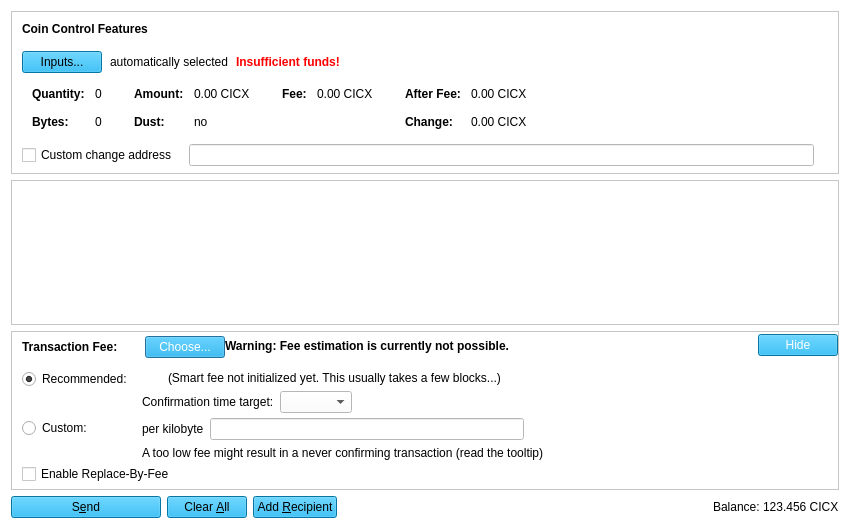
<?xml version="1.0" encoding="UTF-8"?>
<ui version="4.0">
 <class>SendCoinsDialog</class>
 <widget class="QDialog" name="SendCoinsDialog">
  <property name="geometry">
   <rect>
    <x>0</x>
    <y>0</y>
    <width>850</width>
    <height>526</height>
   </rect>
  </property>
  <property name="windowTitle">
   <string>Send Coins</string>
  </property>
  <property name="styleSheet">
   <string notr="true">background-color: rgb(255, 255, 255);</string>
  </property>
  <layout class="QVBoxLayout" name="verticalLayout" stretch="0,1,0,0">
   <property name="bottomMargin">
    <number>8</number>
   </property>
   <item>
    <widget class="QFrame" name="frameCoinControl">
     <property name="sizePolicy">
      <sizepolicy hsizetype="Expanding" vsizetype="Expanding">
       <horstretch>0</horstretch>
       <verstretch>0</verstretch>
      </sizepolicy>
     </property>
     <property name="maximumSize">
      <size>
       <width>16777215</width>
       <height>16777215</height>
      </size>
     </property>
     <property name="frameShape">
      <enum>QFrame::StyledPanel</enum>
     </property>
     <property name="frameShadow">
      <enum>QFrame::Sunken</enum>
     </property>
     <layout class="QVBoxLayout" name="verticalLayoutCoinControl2">
      <property name="spacing">
       <number>0</number>
      </property>
      <property name="leftMargin">
       <number>0</number>
      </property>
      <property name="topMargin">
       <number>0</number>
      </property>
      <property name="rightMargin">
       <number>0</number>
      </property>
      <property name="bottomMargin">
       <number>6</number>
      </property>
      <item>
       <layout class="QVBoxLayout" name="verticalLayoutCoinControl" stretch="0,0,0,0,1">
        <property name="spacing">
         <number>0</number>
        </property>
        <property name="leftMargin">
         <number>10</number>
        </property>
        <property name="topMargin">
         <number>10</number>
        </property>
        <item>
         <layout class="QHBoxLayout" name="horizontalLayoutCoinControl1">
          <property name="bottomMargin">
           <number>15</number>
          </property>
          <item>
           <widget class="QLabel" name="labelCoinControlFeatures">
            <property name="sizePolicy">
             <sizepolicy hsizetype="Preferred" vsizetype="Maximum">
              <horstretch>0</horstretch>
              <verstretch>0</verstretch>
             </sizepolicy>
            </property>
            <property name="font">
             <font>
              <weight>75</weight>
              <bold>true</bold>
             </font>
            </property>
            <property name="styleSheet">
             <string notr="true">font-weight:bold;</string>
            </property>
            <property name="text">
             <string>Coin Control Features</string>
            </property>
           </widget>
          </item>
         </layout>
        </item>
        <item>
         <layout class="QHBoxLayout" name="horizontalLayoutCoinControl2" stretch="0,0,0,0">
          <property name="spacing">
           <number>8</number>
          </property>
          <property name="bottomMargin">
           <number>10</number>
          </property>
          <item>
           <widget class="QPushButton" name="pushButtonCoinControl">
            <property name="styleSheet">
             <string notr="true">background-color: rgb(10, 164, 227);</string>
            </property>
            <property name="text">
             <string>Inputs...</string>
            </property>
            <property name="autoDefault">
             <bool>false</bool>
            </property>
           </widget>
          </item>
          <item>
           <widget class="QLabel" name="labelCoinControlAutomaticallySelected">
            <property name="text">
             <string>automatically selected</string>
            </property>
            <property name="margin">
             <number>5</number>
            </property>
           </widget>
          </item>
          <item>
           <widget class="QLabel" name="labelCoinControlInsuffFunds">
            <property name="font">
             <font>
              <weight>75</weight>
              <bold>true</bold>
             </font>
            </property>
            <property name="styleSheet">
             <string notr="true">color:red;font-weight:bold;</string>
            </property>
            <property name="text">
             <string>Insufficient funds!</string>
            </property>
            <property name="margin">
             <number>5</number>
            </property>
           </widget>
          </item>
          <item>
           <spacer name="horizontalSpacerCoinControl">
            <property name="orientation">
             <enum>Qt::Horizontal</enum>
            </property>
            <property name="sizeHint" stdset="0">
             <size>
              <width>40</width>
              <height>1</height>
             </size>
            </property>
           </spacer>
          </item>
         </layout>
        </item>
        <item>
         <widget class="QWidget" name="widgetCoinControl" native="true">
          <property name="sizePolicy">
           <sizepolicy hsizetype="Preferred" vsizetype="Preferred">
            <horstretch>0</horstretch>
            <verstretch>0</verstretch>
           </sizepolicy>
          </property>
          <property name="minimumSize">
           <size>
            <width>0</width>
            <height>0</height>
           </size>
          </property>
          <property name="styleSheet">
           <string notr="true"/>
          </property>
          <layout class="QHBoxLayout" name="horizontalLayoutCoinControl5">
           <property name="leftMargin">
            <number>0</number>
           </property>
           <property name="topMargin">
            <number>0</number>
           </property>
           <property name="rightMargin">
            <number>0</number>
           </property>
           <property name="bottomMargin">
            <number>0</number>
           </property>
           <item>
            <layout class="QHBoxLayout" name="horizontalLayoutCoinControl3" stretch="0,0,0,1">
             <property name="spacing">
              <number>20</number>
             </property>
             <property name="topMargin">
              <number>0</number>
             </property>
             <property name="bottomMargin">
              <number>10</number>
             </property>
             <item>
              <layout class="QFormLayout" name="formLayoutCoinControl1">
               <property name="horizontalSpacing">
                <number>10</number>
               </property>
               <property name="verticalSpacing">
                <number>14</number>
               </property>
               <property name="leftMargin">
                <number>10</number>
               </property>
               <property name="topMargin">
                <number>4</number>
               </property>
               <property name="rightMargin">
                <number>6</number>
               </property>
               <item row="0" column="0">
                <widget class="QLabel" name="labelCoinControlQuantityText">
                 <property name="font">
                  <font>
                   <weight>75</weight>
                   <bold>true</bold>
                  </font>
                 </property>
                 <property name="text">
                  <string>Quantity:</string>
                 </property>
                 <property name="margin">
                  <number>0</number>
                 </property>
                </widget>
               </item>
               <item row="0" column="1">
                <widget class="QLabel" name="labelCoinControlQuantity">
                 <property name="cursor">
                  <cursorShape>IBeamCursor</cursorShape>
                 </property>
                 <property name="contextMenuPolicy">
                  <enum>Qt::ActionsContextMenu</enum>
                 </property>
                 <property name="text">
                  <string notr="true">0</string>
                 </property>
                 <property name="margin">
                  <number>0</number>
                 </property>
                 <property name="textInteractionFlags">
                  <set>Qt::LinksAccessibleByMouse|Qt::TextSelectableByKeyboard|Qt::TextSelectableByMouse</set>
                 </property>
                </widget>
               </item>
               <item row="1" column="0">
                <widget class="QLabel" name="labelCoinControlBytesText">
                 <property name="font">
                  <font>
                   <weight>75</weight>
                   <bold>true</bold>
                  </font>
                 </property>
                 <property name="text">
                  <string>Bytes:</string>
                 </property>
                </widget>
               </item>
               <item row="1" column="1">
                <widget class="QLabel" name="labelCoinControlBytes">
                 <property name="cursor">
                  <cursorShape>IBeamCursor</cursorShape>
                 </property>
                 <property name="contextMenuPolicy">
                  <enum>Qt::ActionsContextMenu</enum>
                 </property>
                 <property name="text">
                  <string notr="true">0</string>
                 </property>
                 <property name="textInteractionFlags">
                  <set>Qt::LinksAccessibleByMouse|Qt::TextSelectableByKeyboard|Qt::TextSelectableByMouse</set>
                 </property>
                </widget>
               </item>
              </layout>
             </item>
             <item>
              <layout class="QFormLayout" name="formLayoutCoinControl2">
               <property name="horizontalSpacing">
                <number>10</number>
               </property>
               <property name="verticalSpacing">
                <number>14</number>
               </property>
               <property name="leftMargin">
                <number>6</number>
               </property>
               <property name="topMargin">
                <number>4</number>
               </property>
               <property name="rightMargin">
                <number>6</number>
               </property>
               <item row="0" column="0">
                <widget class="QLabel" name="labelCoinControlAmountText">
                 <property name="font">
                  <font>
                   <weight>75</weight>
                   <bold>true</bold>
                  </font>
                 </property>
                 <property name="text">
                  <string>Amount:</string>
                 </property>
                 <property name="margin">
                  <number>0</number>
                 </property>
                </widget>
               </item>
               <item row="0" column="1">
                <widget class="QLabel" name="labelCoinControlAmount">
                 <property name="cursor">
                  <cursorShape>IBeamCursor</cursorShape>
                 </property>
                 <property name="contextMenuPolicy">
                  <enum>Qt::ActionsContextMenu</enum>
                 </property>
                 <property name="text">
                  <string notr="true">0.00 CICX</string>
                 </property>
                 <property name="textInteractionFlags">
                  <set>Qt::LinksAccessibleByMouse|Qt::TextSelectableByKeyboard|Qt::TextSelectableByMouse</set>
                 </property>
                </widget>
               </item>
               <item row="1" column="0">
                <widget class="QLabel" name="labelCoinControlLowOutputText">
                 <property name="font">
                  <font>
                   <weight>75</weight>
                   <bold>true</bold>
                  </font>
                 </property>
                 <property name="text">
                  <string>Dust:</string>
                 </property>
                </widget>
               </item>
               <item row="1" column="1">
                <widget class="QLabel" name="labelCoinControlLowOutput">
                 <property name="cursor">
                  <cursorShape>IBeamCursor</cursorShape>
                 </property>
                 <property name="contextMenuPolicy">
                  <enum>Qt::ActionsContextMenu</enum>
                 </property>
                 <property name="text">
                  <string notr="true">no</string>
                 </property>
                 <property name="textInteractionFlags">
                  <set>Qt::LinksAccessibleByMouse|Qt::TextSelectableByKeyboard|Qt::TextSelectableByMouse</set>
                 </property>
                </widget>
               </item>
              </layout>
             </item>
             <item>
              <layout class="QFormLayout" name="formLayoutCoinControl3">
               <property name="horizontalSpacing">
                <number>10</number>
               </property>
               <property name="verticalSpacing">
                <number>14</number>
               </property>
               <property name="leftMargin">
                <number>6</number>
               </property>
               <property name="topMargin">
                <number>4</number>
               </property>
               <property name="rightMargin">
                <number>6</number>
               </property>
               <item row="0" column="0">
                <widget class="QLabel" name="labelCoinControlFeeText">
                 <property name="font">
                  <font>
                   <weight>75</weight>
                   <bold>true</bold>
                  </font>
                 </property>
                 <property name="text">
                  <string>Fee:</string>
                 </property>
                 <property name="margin">
                  <number>0</number>
                 </property>
                </widget>
               </item>
               <item row="0" column="1">
                <widget class="QLabel" name="labelCoinControlFee">
                 <property name="cursor">
                  <cursorShape>IBeamCursor</cursorShape>
                 </property>
                 <property name="contextMenuPolicy">
                  <enum>Qt::ActionsContextMenu</enum>
                 </property>
                 <property name="text">
                  <string notr="true">0.00 CICX</string>
                 </property>
                 <property name="textInteractionFlags">
                  <set>Qt::LinksAccessibleByMouse|Qt::TextSelectableByKeyboard|Qt::TextSelectableByMouse</set>
                 </property>
                </widget>
               </item>
              </layout>
             </item>
             <item>
              <layout class="QFormLayout" name="formLayoutCoinControl4">
               <property name="horizontalSpacing">
                <number>10</number>
               </property>
               <property name="verticalSpacing">
                <number>14</number>
               </property>
               <property name="leftMargin">
                <number>6</number>
               </property>
               <property name="topMargin">
                <number>4</number>
               </property>
               <property name="rightMargin">
                <number>6</number>
               </property>
               <item row="0" column="0">
                <widget class="QLabel" name="labelCoinControlAfterFeeText">
                 <property name="font">
                  <font>
                   <weight>75</weight>
                   <bold>true</bold>
                  </font>
                 </property>
                 <property name="text">
                  <string>After Fee:</string>
                 </property>
                 <property name="margin">
                  <number>0</number>
                 </property>
                </widget>
               </item>
               <item row="0" column="1">
                <widget class="QLabel" name="labelCoinControlAfterFee">
                 <property name="cursor">
                  <cursorShape>IBeamCursor</cursorShape>
                 </property>
                 <property name="contextMenuPolicy">
                  <enum>Qt::ActionsContextMenu</enum>
                 </property>
                 <property name="text">
                  <string notr="true">0.00 CICX</string>
                 </property>
                 <property name="textInteractionFlags">
                  <set>Qt::LinksAccessibleByMouse|Qt::TextSelectableByKeyboard|Qt::TextSelectableByMouse</set>
                 </property>
                </widget>
               </item>
               <item row="1" column="0">
                <widget class="QLabel" name="labelCoinControlChangeText">
                 <property name="font">
                  <font>
                   <weight>75</weight>
                   <bold>true</bold>
                  </font>
                 </property>
                 <property name="text">
                  <string>Change:</string>
                 </property>
                </widget>
               </item>
               <item row="1" column="1">
                <widget class="QLabel" name="labelCoinControlChange">
                 <property name="cursor">
                  <cursorShape>IBeamCursor</cursorShape>
                 </property>
                 <property name="contextMenuPolicy">
                  <enum>Qt::ActionsContextMenu</enum>
                 </property>
                 <property name="text">
                  <string notr="true">0.00 CICX</string>
                 </property>
                 <property name="textInteractionFlags">
                  <set>Qt::LinksAccessibleByMouse|Qt::TextSelectableByKeyboard|Qt::TextSelectableByMouse</set>
                 </property>
                </widget>
               </item>
              </layout>
             </item>
            </layout>
           </item>
          </layout>
         </widget>
        </item>
        <item>
         <layout class="QHBoxLayout" name="horizontalLayoutCoinControl4" stretch="0,0,0">
          <property name="spacing">
           <number>12</number>
          </property>
          <property name="sizeConstraint">
           <enum>QLayout::SetDefaultConstraint</enum>
          </property>
          <property name="topMargin">
           <number>5</number>
          </property>
          <property name="rightMargin">
           <number>5</number>
          </property>
          <item>
           <widget class="QCheckBox" name="checkBoxCoinControlChange">
            <property name="toolTip">
             <string>If this is activated, but the change address is empty or invalid, change will be sent to a newly generated address.</string>
            </property>
            <property name="text">
             <string>Custom change address</string>
            </property>
           </widget>
          </item>
          <item>
           <widget class="QValidatedLineEdit" name="lineEditCoinControlChange">
            <property name="enabled">
             <bool>false</bool>
            </property>
            <property name="sizePolicy">
             <sizepolicy hsizetype="Expanding" vsizetype="Fixed">
              <horstretch>0</horstretch>
              <verstretch>0</verstretch>
             </sizepolicy>
            </property>
           </widget>
          </item>
          <item>
           <widget class="QLabel" name="labelCoinControlChangeLabel">
            <property name="sizePolicy">
             <sizepolicy hsizetype="Preferred" vsizetype="Expanding">
              <horstretch>0</horstretch>
              <verstretch>0</verstretch>
             </sizepolicy>
            </property>
            <property name="minimumSize">
             <size>
              <width>0</width>
              <height>0</height>
             </size>
            </property>
            <property name="text">
             <string/>
            </property>
            <property name="margin">
             <number>3</number>
            </property>
           </widget>
          </item>
         </layout>
        </item>
        <item>
         <spacer name="verticalSpacerCoinControl">
          <property name="orientation">
           <enum>Qt::Vertical</enum>
          </property>
          <property name="sizeHint" stdset="0">
           <size>
            <width>800</width>
            <height>1</height>
           </size>
          </property>
         </spacer>
        </item>
       </layout>
      </item>
     </layout>
    </widget>
   </item>
   <item>
    <widget class="QScrollArea" name="scrollArea">
     <property name="widgetResizable">
      <bool>true</bool>
     </property>
     <widget class="QWidget" name="scrollAreaWidgetContents">
      <property name="geometry">
       <rect>
        <x>0</x>
        <y>0</y>
        <width>830</width>
        <height>118</height>
       </rect>
      </property>
      <layout class="QVBoxLayout" name="verticalLayout_2" stretch="0,1">
       <property name="leftMargin">
        <number>0</number>
       </property>
       <property name="topMargin">
        <number>0</number>
       </property>
       <property name="rightMargin">
        <number>0</number>
       </property>
       <property name="bottomMargin">
        <number>0</number>
       </property>
       <item>
        <layout class="QVBoxLayout" name="entries">
         <property name="spacing">
          <number>6</number>
         </property>
        </layout>
       </item>
       <item>
        <spacer name="verticalSpacer">
         <property name="orientation">
          <enum>Qt::Vertical</enum>
         </property>
         <property name="sizeHint" stdset="0">
          <size>
           <width>20</width>
           <height>40</height>
          </size>
         </property>
        </spacer>
       </item>
      </layout>
     </widget>
    </widget>
   </item>
   <item>
    <widget class="QFrame" name="frameFee">
     <property name="sizePolicy">
      <sizepolicy hsizetype="Expanding" vsizetype="Expanding">
       <horstretch>0</horstretch>
       <verstretch>0</verstretch>
      </sizepolicy>
     </property>
     <property name="maximumSize">
      <size>
       <width>16777215</width>
       <height>16777215</height>
      </size>
     </property>
     <property name="frameShape">
      <enum>QFrame::StyledPanel</enum>
     </property>
     <property name="frameShadow">
      <enum>QFrame::Sunken</enum>
     </property>
     <layout class="QVBoxLayout" name="verticalLayoutFee1">
      <property name="spacing">
       <number>0</number>
      </property>
      <property name="leftMargin">
       <number>0</number>
      </property>
      <property name="topMargin">
       <number>0</number>
      </property>
      <property name="rightMargin">
       <number>0</number>
      </property>
      <property name="bottomMargin">
       <number>0</number>
      </property>
      <item>
       <layout class="QVBoxLayout" name="verticalLayoutFee2" stretch="0,0,0">
        <property name="spacing">
         <number>0</number>
        </property>
        <property name="leftMargin">
         <number>10</number>
        </property>
        <property name="topMargin">
         <number>0</number>
        </property>
        <item>
         <layout class="QHBoxLayout" name="horizontalLayoutFee1">
          <property name="bottomMargin">
           <number>0</number>
          </property>
          <item>
           <layout class="QVBoxLayout" name="verticalLayoutFee7">
            <property name="spacing">
             <number>0</number>
            </property>
            <item>
             <spacer name="verticalSpacerSmartFee">
              <property name="orientation">
               <enum>Qt::Vertical</enum>
              </property>
              <property name="sizeType">
               <enum>QSizePolicy::Fixed</enum>
              </property>
              <property name="sizeHint" stdset="0">
               <size>
                <width>1</width>
                <height>4</height>
               </size>
              </property>
             </spacer>
            </item>
            <item>
             <layout class="QHBoxLayout" name="horizontalLayoutSmartFee">
              <property name="spacing">
               <number>10</number>
              </property>
              <item>
               <widget class="QLabel" name="labelFeeHeadline">
                <property name="sizePolicy">
                 <sizepolicy hsizetype="Preferred" vsizetype="Maximum">
                  <horstretch>0</horstretch>
                  <verstretch>0</verstretch>
                 </sizepolicy>
                </property>
                <property name="font">
                 <font>
                  <weight>75</weight>
                  <bold>true</bold>
                 </font>
                </property>
                <property name="styleSheet">
                 <string notr="true">font-weight:bold;</string>
                </property>
                <property name="text">
                 <string>Transaction Fee:</string>
                </property>
               </widget>
              </item>
              <item>
               <widget class="QLabel" name="labelFeeMinimized">
                <property name="text">
                 <string/>
                </property>
               </widget>
              </item>
              <item>
               <widget class="QPushButton" name="buttonChooseFee">
                <property name="styleSheet">
                 <string notr="true">background-color: rgb(10, 164, 227);color: #ffffff</string>
                </property>
                <property name="text">
                 <string>Choose...</string>
                </property>
               </widget>
              </item>
             </layout>
            </item>
            <item>
             <spacer name="verticalSpacer_5">
              <property name="orientation">
               <enum>Qt::Vertical</enum>
              </property>
              <property name="sizeHint" stdset="0">
               <size>
                <width>1</width>
                <height>1</height>
               </size>
              </property>
             </spacer>
            </item>
           </layout>
          </item>
          <item>
           <widget class="QLabel" name="fallbackFeeWarningLabel">
            <property name="font">
             <font>
              <weight>75</weight>
              <bold>true</bold>
             </font>
            </property>
            <property name="toolTip">
             <string>Using the fallbackfee can result in sending a transaction that will take several hours or days (or never) to confirm. Consider choosing your fee manually or wait until you have validated the complete chain.</string>
            </property>
            <property name="text">
             <string>Warning: Fee estimation is currently not possible.</string>
            </property>
            <property name="wordWrap">
             <bool>false</bool>
            </property>
           </widget>
          </item>
          <item>
           <spacer name="horizontalSpacer_4">
            <property name="orientation">
             <enum>Qt::Horizontal</enum>
            </property>
            <property name="sizeType">
             <enum>QSizePolicy::MinimumExpanding</enum>
            </property>
            <property name="sizeHint" stdset="0">
             <size>
              <width>40</width>
              <height>20</height>
             </size>
            </property>
           </spacer>
          </item>
          <item>
           <widget class="QPushButton" name="buttonMinimizeFee">
            <property name="styleSheet">
             <string notr="true">background-color: rgb(10, 164, 227);color: #ffffff</string>
            </property>
            <property name="toolTip">
             <string>collapse fee-settings</string>
            </property>
            <property name="text">
             <string>Hide</string>
            </property>
           </widget>
          </item>
         </layout>
        </item>
        <item>
         <widget class="QFrame" name="frameFeeSelection">
          <layout class="QVBoxLayout" name="verticalLayoutFee12">
           <property name="spacing">
            <number>0</number>
           </property>
           <property name="leftMargin">
            <number>0</number>
           </property>
           <property name="topMargin">
            <number>0</number>
           </property>
           <property name="rightMargin">
            <number>0</number>
           </property>
           <property name="bottomMargin">
            <number>0</number>
           </property>
           <item>
            <layout class="QGridLayout" name="gridLayoutFee">
             <property name="topMargin">
              <number>10</number>
             </property>
             <property name="bottomMargin">
              <number>4</number>
             </property>
             <property name="horizontalSpacing">
              <number>10</number>
             </property>
             <property name="verticalSpacing">
              <number>4</number>
             </property>
             <item row="1" column="1">
              <layout class="QVBoxLayout" name="verticalLayoutFee8">
               <property name="spacing">
                <number>6</number>
               </property>
               <item>
                <layout class="QHBoxLayout" name="horizontalLayoutFee13">
                 <item>
                  <widget class="QLabel" name="labelCustomPerKilobyte">
                   <property name="toolTip">
                    <string>Specify a custom fee per kB (1,000 bytes) of the transaction's virtual size.

Note:  Since the fee is calculated on a per-byte basis, a fee of &quot;100 satoshis per kB&quot; for a transaction size of 500 bytes (half of 1 kB) would ultimately yield a fee of only 50 satoshis.</string>
                   </property>
                   <property name="text">
                    <string>per kilobyte</string>
                   </property>
                  </widget>
                 </item>
                 <item>
                  <widget class="CicoinAmountField" name="customFee"/>
                 </item>
                 <item>
                  <spacer name="horizontalSpacer_6">
                   <property name="orientation">
                    <enum>Qt::Horizontal</enum>
                   </property>
                   <property name="sizeHint" stdset="0">
                    <size>
                     <width>1</width>
                     <height>1</height>
                    </size>
                   </property>
                  </spacer>
                 </item>
                </layout>
               </item>
               <item>
                <layout class="QHBoxLayout" name="horizontalLayoutFee8">
                 <item>
                  <widget class="QLabel" name="labelCustomFeeWarning">
                   <property name="enabled">
                    <bool>true</bool>
                   </property>
                   <property name="toolTip">
                    <string>When there is less transaction volume than space in the blocks, miners as well as relaying nodes may enforce a minimum fee. Paying only this minimum fee is just fine, but be aware that this can result in a never confirming transaction once there is more demand for cicoin transactions than the network can process.</string>
                   </property>
                   <property name="text">
                    <string>A too low fee might result in a never confirming transaction (read the tooltip)</string>
                   </property>
                  </widget>
                 </item>
                 <item>
                  <spacer name="horizontalSpacer_2">
                   <property name="orientation">
                    <enum>Qt::Horizontal</enum>
                   </property>
                   <property name="sizeHint" stdset="0">
                    <size>
                     <width>1</width>
                     <height>1</height>
                    </size>
                   </property>
                  </spacer>
                 </item>
                </layout>
               </item>
              </layout>
             </item>
             <item row="0" column="0">
              <layout class="QVBoxLayout" name="verticalLayoutFee4" stretch="0,1">
               <item>
                <widget class="QRadioButton" name="radioSmartFee">
                 <property name="text">
                  <string>Recommended:</string>
                 </property>
                 <property name="checked">
                  <bool>true</bool>
                 </property>
                 <attribute name="buttonGroup">
                  <string notr="true">groupFee</string>
                 </attribute>
                </widget>
               </item>
               <item>
                <spacer name="verticalSpacer_2">
                 <property name="orientation">
                  <enum>Qt::Vertical</enum>
                 </property>
                 <property name="sizeHint" stdset="0">
                  <size>
                   <width>1</width>
                   <height>1</height>
                  </size>
                 </property>
                </spacer>
               </item>
              </layout>
             </item>
             <item row="1" column="0">
              <layout class="QVBoxLayout" name="verticalLayoutFee9" stretch="0,1">
               <item>
                <widget class="QRadioButton" name="radioCustomFee">
                 <property name="text">
                  <string>Custom:</string>
                 </property>
                 <attribute name="buttonGroup">
                  <string notr="true">groupFee</string>
                 </attribute>
                </widget>
               </item>
               <item>
                <spacer name="verticalSpacer_6">
                 <property name="orientation">
                  <enum>Qt::Vertical</enum>
                 </property>
                 <property name="sizeHint" stdset="0">
                  <size>
                   <width>1</width>
                   <height>1</height>
                  </size>
                 </property>
                </spacer>
               </item>
              </layout>
             </item>
             <item row="0" column="1">
              <layout class="QVBoxLayout" name="verticalLayoutFee3" stretch="0,0,1">
               <property name="spacing">
                <number>6</number>
               </property>
               <property name="topMargin">
                <number>2</number>
               </property>
               <item>
                <layout class="QHBoxLayout" name="horizontalLayoutFee12">
                 <item>
                  <widget class="QLabel" name="labelSmartFee">
                   <property name="text">
                    <string/>
                   </property>
                  </widget>
                 </item>
                 <item>
                  <widget class="QLabel" name="labelFeeEstimation">
                   <property name="text">
                    <string/>
                   </property>
                  </widget>
                 </item>
                 <item>
                  <widget class="QLabel" name="labelSmartFee2">
                   <property name="text">
                    <string>(Smart fee not initialized yet. This usually takes a few blocks...)</string>
                   </property>
                  </widget>
                 </item>
                 <item>
                  <spacer name="horizontalSpacer_5">
                   <property name="orientation">
                    <enum>Qt::Horizontal</enum>
                   </property>
                   <property name="sizeHint" stdset="0">
                    <size>
                     <width>1</width>
                     <height>1</height>
                    </size>
                   </property>
                  </spacer>
                 </item>
                </layout>
               </item>
               <item>
                <layout class="QHBoxLayout" name="horizontalLayoutFee9">
                 <item>
                  <layout class="QVBoxLayout" name="verticalLayoutFee6">
                   <item>
                    <widget class="QLabel" name="labelSmartFee3">
                     <property name="text">
                      <string>Confirmation time target:</string>
                     </property>
                    </widget>
                   </item>
                  </layout>
                 </item>
                 <item>
                  <layout class="QVBoxLayout" name="verticalLayoutFee5">
                   <property name="rightMargin">
                    <number>30</number>
                   </property>
                   <item>
                    <layout class="QHBoxLayout" name="horizontalLayoutConfTarget">
                     <property name="bottomMargin">
                      <number>0</number>
                     </property>
                     <item>
                      <widget class="QComboBox" name="confTargetSelector"/>
                     </item>
                     <item>
                      <spacer name="horizontalSpacerConfTarget">
                       <property name="orientation">
                        <enum>Qt::Horizontal</enum>
                       </property>
                       <property name="sizeHint" stdset="0">
                        <size>
                         <width>40</width>
                         <height>20</height>
                        </size>
                       </property>
                      </spacer>
                     </item>
                    </layout>
                   </item>
                  </layout>
                 </item>
                </layout>
               </item>
               <item>
                <spacer name="verticalSpacer_4">
                 <property name="orientation">
                  <enum>Qt::Vertical</enum>
                 </property>
                 <property name="sizeHint" stdset="0">
                  <size>
                   <width>1</width>
                   <height>1</height>
                  </size>
                 </property>
                </spacer>
               </item>
              </layout>
             </item>
            </layout>
           </item>
           <item>
            <widget class="QCheckBox" name="optInRBF">
             <property name="toolTip">
              <string>With Replace-By-Fee (BIP-125) you can increase a transaction's fee after it is sent. Without this, a higher fee may be recommended to compensate for increased transaction delay risk.</string>
             </property>
             <property name="text">
              <string>Enable Replace-By-Fee</string>
             </property>
            </widget>
           </item>
          </layout>
         </widget>
        </item>
        <item>
         <spacer name="verticalSpacerFee">
          <property name="orientation">
           <enum>Qt::Vertical</enum>
          </property>
          <property name="sizeHint" stdset="0">
           <size>
            <width>40</width>
            <height>5</height>
           </size>
          </property>
         </spacer>
        </item>
       </layout>
      </item>
     </layout>
    </widget>
   </item>
   <item>
    <layout class="QHBoxLayout" name="horizontalLayout">
     <item>
      <widget class="QPushButton" name="sendButton">
       <property name="styleSheet">
        <string notr="true">background-color: rgb(10, 164, 227);</string>
       </property>
       <property name="minimumSize">
        <size>
         <width>150</width>
         <height>0</height>
        </size>
       </property>
       <property name="toolTip">
        <string>Confirm the send action</string>
       </property>
       <property name="text">
        <string>S&amp;end</string>
       </property>
       <property name="icon">
        <iconset resource="../cicoin.qrc">
         <normaloff>:/icons/send</normaloff>:/icons/send</iconset>
       </property>
       <property name="autoDefault">
        <bool>false</bool>
       </property>
       <property name="default">
        <bool>false</bool>
       </property>
      </widget>
     </item>
     <item>
      <widget class="QPushButton" name="clearButton">
       <property name="styleSheet">
        <string notr="true">background-color: rgb(10, 164, 227);</string>
       </property>
       <property name="sizePolicy">
        <sizepolicy hsizetype="Minimum" vsizetype="Fixed">
         <horstretch>0</horstretch>
         <verstretch>0</verstretch>
        </sizepolicy>
       </property>
       <property name="toolTip">
        <string>Clear all fields of the form.</string>
       </property>
       <property name="text">
        <string>Clear &amp;All</string>
       </property>
       <property name="icon">
        <iconset resource="../cicoin.qrc">
         <normaloff>:/icons/remove</normaloff>:/icons/remove</iconset>
       </property>
       <property name="autoDefault">
        <bool>false</bool>
       </property>
      </widget>
     </item>
     <item>
      <widget class="QPushButton" name="addButton">
       <property name="styleSheet">
        <string notr="true">background-color: rgb(10, 164, 227);</string>
       </property>
       <property name="toolTip">
        <string>Send to multiple recipients at once</string>
       </property>
       <property name="text">
        <string>Add &amp;Recipient</string>
       </property>
       <property name="icon">
        <iconset resource="../cicoin.qrc">
         <normaloff>:/icons/add</normaloff>:/icons/add</iconset>
       </property>
       <property name="autoDefault">
        <bool>false</bool>
       </property>
      </widget>
     </item>
     <item>
      <spacer name="horizontalSpacer">
       <property name="orientation">
        <enum>Qt::Horizontal</enum>
       </property>
       <property name="sizeHint" stdset="0">
        <size>
         <width>40</width>
         <height>20</height>
        </size>
       </property>
      </spacer>
     </item>
     <item>
      <layout class="QHBoxLayout" name="horizontalLayout_2">
       <property name="spacing">
        <number>3</number>
       </property>
       <item>
        <widget class="QLabel" name="label">
         <property name="sizePolicy">
          <sizepolicy hsizetype="Preferred" vsizetype="Fixed">
           <horstretch>0</horstretch>
           <verstretch>0</verstretch>
          </sizepolicy>
         </property>
         <property name="text">
          <string>Balance:</string>
         </property>
        </widget>
       </item>
       <item>
        <widget class="QLabel" name="labelBalance">
         <property name="sizePolicy">
          <sizepolicy hsizetype="Preferred" vsizetype="Fixed">
           <horstretch>0</horstretch>
           <verstretch>0</verstretch>
          </sizepolicy>
         </property>
         <property name="cursor">
          <cursorShape>IBeamCursor</cursorShape>
         </property>
         <property name="text">
          <string notr="true">123.456 CICX</string>
         </property>
         <property name="textInteractionFlags">
          <set>Qt::LinksAccessibleByMouse|Qt::TextSelectableByKeyboard|Qt::TextSelectableByMouse</set>
         </property>
        </widget>
       </item>
      </layout>
     </item>
    </layout>
   </item>
  </layout>
 </widget>
 <customwidgets>
  <customwidget>
   <class>QValidatedLineEdit</class>
   <extends>QLineEdit</extends>
   <header>qt/qvalidatedlineedit.h</header>
  </customwidget>
  <customwidget>
   <class>CicoinAmountField</class>
   <extends>QLineEdit</extends>
   <header>qt/cicoinamountfield.h</header>
   <container>1</container>
  </customwidget>
 </customwidgets>
 <resources>
  <include location="../cicoin.qrc"/>
 </resources>
 <connections/>
 <buttongroups>
  <buttongroup name="groupFee"/>
 </buttongroups>
</ui>
